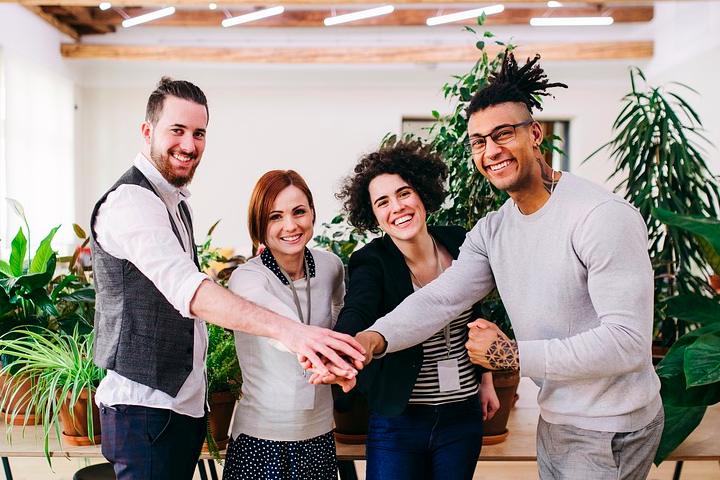
#> input picture Detectar rostros/oficina.png, 720 x 480 px, given in place of the camera
$ python plumon1.py
#> lines starting #> are read from the running program, lines starting #| are printed output that depends on the picture; after the words box and inside, x2 and y2 are one past the last pixel; in counts of white or black regions, pixels touching at a corner belong together
# -*- coding: utf-8 -*-
"""
Created on Thu Mar 11 22:49:26 2021

@author: DELL E6430
"""

import cv2
import numpy as np

cap = cv2.VideoCapture(0,cv2.CAP_DSHOW)

#detectar el lapiz azul
azulBajo = np.array([105, 100, 20], np.uint8)
azulAlto = np.array([135, 255, 255], np.uint8)

# Colores para pintar
colorCeleste = (255,113,82)
colorAmarillo = (89,222,255)
colorRosa = (128,0,255)
colorVerde = (0,255,36)
colorLimpiarPantalla = (29,112,246) # Solo se usará para el cuadro superior de 'Limpiar Pantalla'

# Grosor de línea recuadros superior izquierda (color a dibujar)
grosorCeleste = 6
grosorAmarillo = 2
grosorRosa = 2
grosorVerde = 2

# Grosor de línea recuadros superior derecha (grosor del marcador para dibujar)
grosorPeque = 6
grosorMedio = 1
grosorGrande = 1

#--------------------- Variables para el marcador / lápiz virtual -------------------------
color = colorCeleste  # Color de entrada, y variable que asignará el color del marcador
grosor = 3 # Grosor que tendrá el marcador
#------------------------------------------------------------------------------------------

x1 = None
y1 = None
imAux = None

while True:
    ret,frame=cap.read();
#> frame is the input picture: shape (480, 720, 3); mean B, G, R 138.3, 145.7, 154.9
    if ret==False:break;

    #usamos el efecto espejo
    frame=cv2.flip(frame, 1)
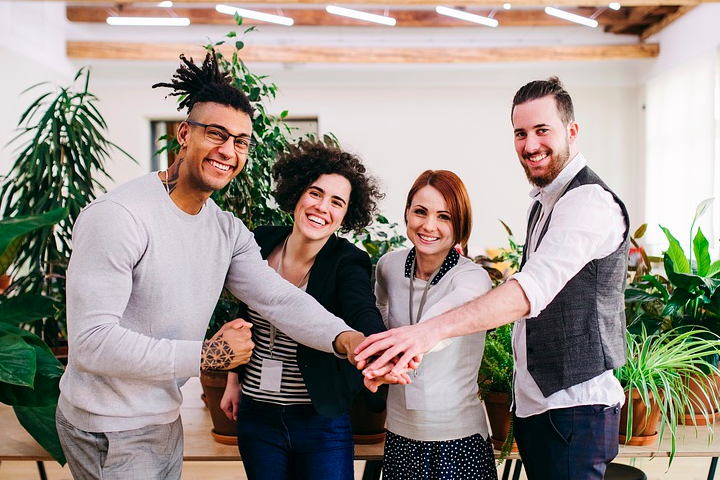
#> frame: shape (480, 720, 3); mean B, G, R 138.3, 145.7, 154.9
    #convertir a HSV
    frameHSV=cv2.cvtColor(frame, cv2.COLOR_BGR2HSV)
#> frameHSV: shape (480, 720, 3); mean H, S, V 73.2, 78.6, 162.2

    #rellenamos la matriz con 0 de igual tamaño al frame
    if imAux is None: imAux = np.zeros(frame.shape,dtype=np.uint8)

    #seccion superior con los cuadritos para seleccionar color
    cv2.rectangle(frame,(0,0),(50,50),colorAmarillo,grosorAmarillo)
    cv2.rectangle(frame,(50,0),(100,50),colorRosa,grosorRosa)
    cv2.rectangle(frame,(100,0),(150,50),colorVerde,grosorVerde)
    cv2.rectangle(frame,(150,0),(200,50),colorCeleste,grosorCeleste)

    # Rectángulo superior central, que nos ayudará a limpiar la pantalla
    cv2.rectangle(frame,(300,0),(400,50),colorLimpiarPantalla,1)
    cv2.putText(frame,'Limpiar',(320,20),6,0.6,colorLimpiarPantalla,1,cv2.LINE_AA)
    cv2.putText(frame,'pantalla',(320,40),6,0.6,colorLimpiarPantalla,1,cv2.LINE_AA)

    # Cuadrados dibujados en la parte superior derecha (grosor del marcador para dibujar)
    #selecccionar grosor pequeño
    cv2.rectangle(frame,(490,0),(540,50),(0,0,0),grosorPeque)
    cv2.circle(frame,(515,25),3,(0,0,0),-1)
#> frame: shape (480, 720, 3); mean B, G, R 137.3, 144.4, 153.5
    #seleccionar grosor medio
    cv2.rectangle(frame,(540,0),(590,50),(0,0,0),grosorMedio)
    cv2.circle(frame,(565,25),7,(0,0,0),-1)
    #seleccionar grosor grande
    cv2.rectangle(frame,(590,0),(640,50),(0,0,0),grosorGrande)
    cv2.circle(frame,(615,25),11,(0,0,0),-1)
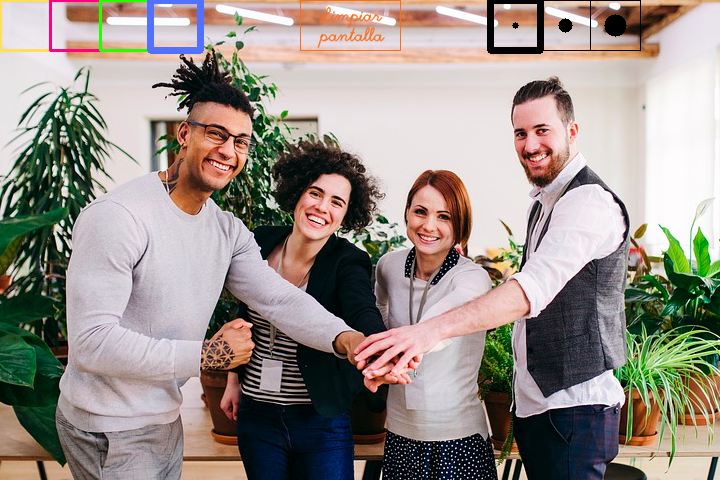
#> frame: shape (480, 720, 3); mean B, G, R 137.1, 144.1, 153.1
    #-----------------------------------------------------------------------------------

    # Detección del color rosa
    maskAzul = cv2.inRange(frameHSV, azulBajo, azulAlto)
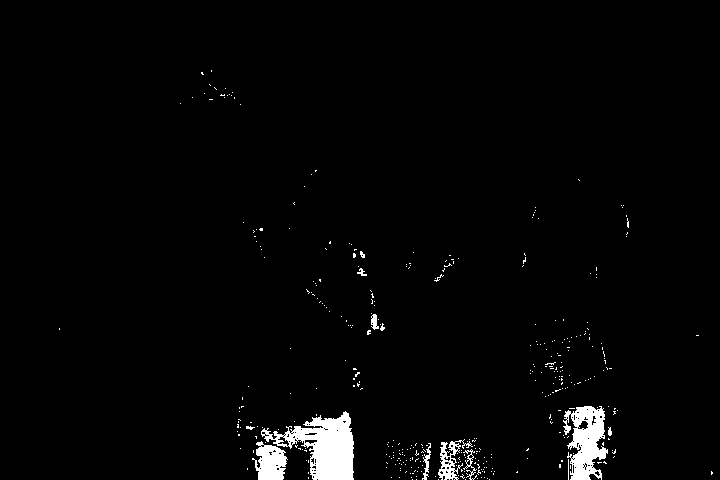
#> maskAzul: shape (480, 720); 2.3% white; 384 white regions (371 under 20 px), largest, box (x1, y1, x2, y2) and area: (261, 411, 354, 480) 3106, (563, 406, 608, 480) 2029, (252, 441, 288, 480) 915
    maskAzul = cv2.erode(maskAzul,None,iterations = 1)
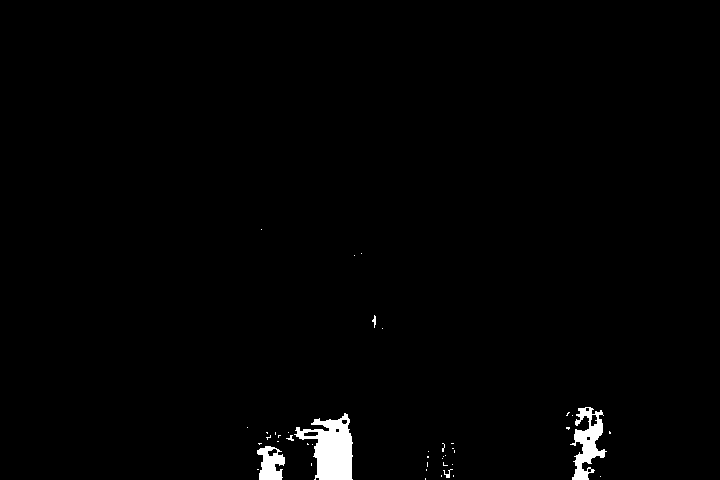
#> maskAzul: shape (480, 720); 1.3% white; 43 white regions (37 under 20 px), largest, box (x1, y1, x2, y2) and area: (294, 413, 353, 480) 2250, (570, 407, 607, 480) 1243, (257, 446, 285, 480) 641, (443, 469, 453, 478) 31, (372, 315, 376, 328) 27, (286, 435, 294, 441) 22
    maskAzul = cv2.dilate(maskAzul,None,iterations = 2)
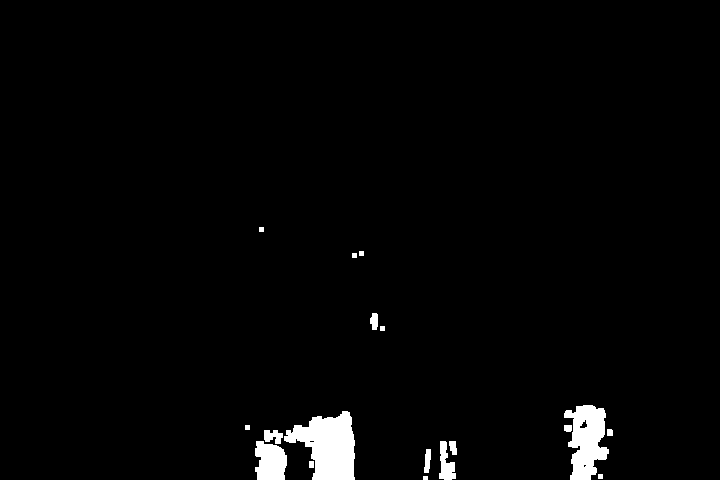
#> maskAzul: shape (480, 720); 2.2% white; 18 white regions, largest, box (x1, y1, x2, y2) and area: (284, 411, 355, 480) 3077, (564, 405, 609, 480) 2172, (255, 441, 287, 480) 1020
    maskAzul = cv2.medianBlur(maskAzul, 13)
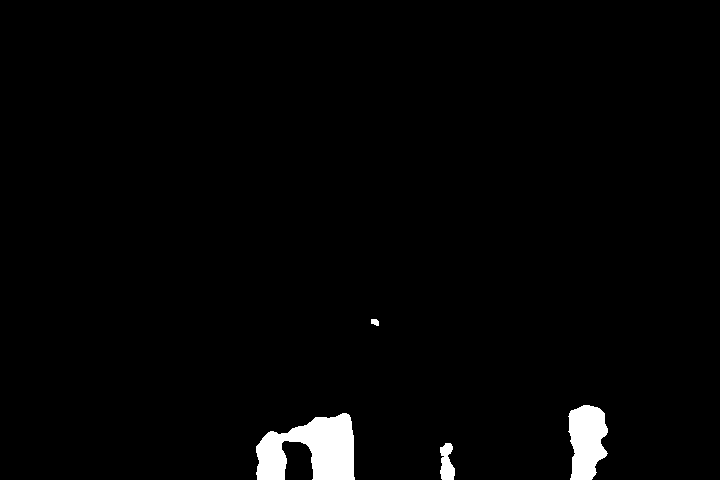
#> maskAzul: shape (480, 720); 2% white; 4 white regions

    #encontramos los contornos
    cnts,_ = cv2.findContours(maskAzul, cv2.RETR_EXTERNAL,cv2.CHAIN_APPROX_SIMPLE)
#> cnts = 4 contours; box (x1, y1, x2, y2) and area: (256, 413, 355, 480) 4162, (568, 405, 608, 480) 2178, (440, 443, 455, 480) 360, (371, 319, 379, 326) 33
    #tomamos el contorno mas grande
    cnts = sorted(cnts, key=cv2.contourArea, reverse=True)[:1]
#> cnts = 1 contour; box (x1, y1, x2, y2) and area: (256, 413, 355, 480) 4162

    #controlamos el area de la tapa de color
    for c in cnts:
        area = cv2.contourArea(c)
        if area > 1000:
            x,y2,w,h = cv2.boundingRect(c)
            x2 = x + w//2

            if x1 is not None:
                if 0 < x2 < 50 and 0 < y2 < 50:
                    color = colorAmarillo # Color del lápiz/marcador virtual
                    grosorAmarillo = 6
                    grosorRosa = 2
                    grosorVerde = 2
                    grosorCeleste = 2
                if 50 < x2 < 100 and 0 < y2 < 50:
                    color = colorRosa # Color del lápiz/marcador virtual
                    grosorAmarillo = 2
                    grosorRosa = 6
                    grosorVerde = 2
                    grosorCeleste = 2
                if 100 < x2 < 150 and 0 < y2 < 50:
                    color = colorVerde # Color del lápiz/marcador virtual
                    grosorAmarillo = 2
                    grosorRosa = 2
                    grosorVerde = 6
                    grosorCeleste = 2
                if 150 < x2 < 200 and 0 < y2 < 50:
                    color = colorCeleste # Color del lápiz/marcador virtual
                    grosorAmarillo = 2
                    grosorRosa = 2
                    grosorVerde = 2
                    grosorCeleste = 6
                if 490 < x2 < 540 and 0 < y2 < 50:
                    grosor = 3 # Grosor del lápiz/marcador virtual
                    grosorPeque = 6
                    grosorMedio = 1
                    grosorGrande = 1
                if 540 < x2 < 590 and 0 < y2 < 50:
                    grosor = 7 # Grosor del lápiz/marcador virtual
                    grosorPeque = 1
                    grosorMedio = 6
                    grosorGrande = 1
                if 590 < x2 < 640 and 0 < y2 < 50:
                    grosor = 11 # Grosor del lápiz/marcador virtual
                    grosorPeque = 1
                    grosorMedio = 1
                    grosorGrande = 6
                if 300 < x2 < 400 and 0 < y2 < 50:
                    cv2.rectangle(frame,(300,0),(400,50),colorLimpiarPantalla,2)
                    cv2.putText(frame,'Limpiar',(320,20),6,0.6,colorLimpiarPantalla,2,cv2.LINE_AA)
                    cv2.putText(frame,'pantalla',(320,40),6,0.6,colorLimpiarPantalla,2,cv2.LINE_AA)
                    imAux = np.zeros(frame.shape,dtype=np.uint8)
                if 0 < y2 < 60 or 0 < y1 < 60 :
                    imAux = imAux
                else:
                    imAux = cv2.line(imAux,(x1,y1),(x2,y2),color,grosor)
            cv2.circle(frame,(x2,y2),grosor,color,3)
            x1 = x2
            y1 = y2
        else:
            x1, y1 = None, None
#> this loop made 1 pass
#> (area, x, y2, w, h, x2, x1, y1) on pass 1: (4161.5, 256, 413, 99, 67, 305, 305, 413)
#> frame: shape (480, 720, 3); 0.03% of pixels changed, all inside (x1, y1, x2, y2) = (300, 408, 311, 419)

    #convertimos imAux a escala de Grises
    imAuxGray = cv2.cvtColor(imAux,cv2.COLOR_BGR2GRAY)
#> imAuxGray: shape (480, 720); every value is 0
#> imAux: shape (480, 720, 3); every value is 0
    #aplicamos una umbralizacion simple
    _, th = cv2.threshold(imAuxGray,10,255,cv2.THRESH_BINARY)
    thInv = cv2.bitwise_not(th)
#> thInv: shape (480, 720); every value is 255
    frame = cv2.bitwise_and(frame,frame,mask=thInv)
    frame = cv2.add(frame,imAux)

    #visualizacion
    cv2.imshow('frame', frame)
    #cv2.imshow('imAux', imAux)
    #cv2.imshow('maskAzul', maskAzul)
    k=cv2.waitKey(1)
#> (key Esc is pressed here)
    if k==27:
        break

cap.release();
cv2.destroyAllWindows();
